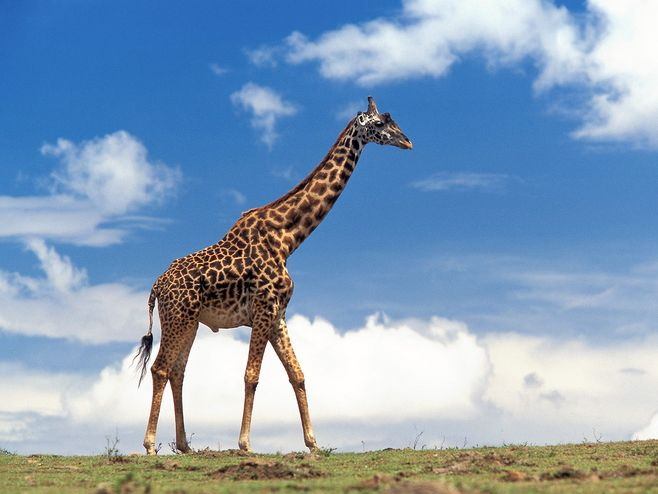
#> input picture code-projects/opencvProject/deer.jpeg, 658 x 494 px, found by its file name
$ python '基于GrabCut算法的交互式前景提取.py'
#> lines starting #> are read from the running program, lines starting #| are printed output that depends on the picture
import numpy as np
import cv2 as cv
from matplotlib import pyplot as plt


img = cv.imread("/home/devil/code-projects/opencvProject/deer.jpeg")
#> img is the input picture: shape (494, 658, 3); mean B, G, R 184.3, 158.8, 133.9
mask = np.zeros(img.shape[:2], np.uint8)
bgdModel = np.zeros((1, 65), np.float64)
fgdModel = np.zeros((1, 65), np.float64)
rect = (140,98,280,350)
cv.grabCut(img,mask,rect,bgdModel,fgdModel,5,cv.GC_INIT_WITH_RECT)
'''
第一个参数**- img -即源图像,第二个参数- mask -是掩码图像,在其中我们会指定哪些区域为背景,第三个参数- rect -是它的矩形坐标,格式为(x, y, w, h),其中包括前景对象,
第四第五个参数 - bdgModel, fgdModel - 是算法内部使用的数组,我们只需要创建两个大小为(1,65)的np.float64类型零数组,
第六个参数- iterCount -是算法应运行的迭代次数,第七个参数- model -**应该是cv.GC_INIT_WITH_RECT或cv.GC_INIT_WITH_MASK或两者结合,决定我们要绘制矩形还是最终的修饰笔触
'''
mask2 = np.where((mask==2)|(mask==0),0,1).astype('uint8')
img = img*mask2[:,:,np.newaxis]
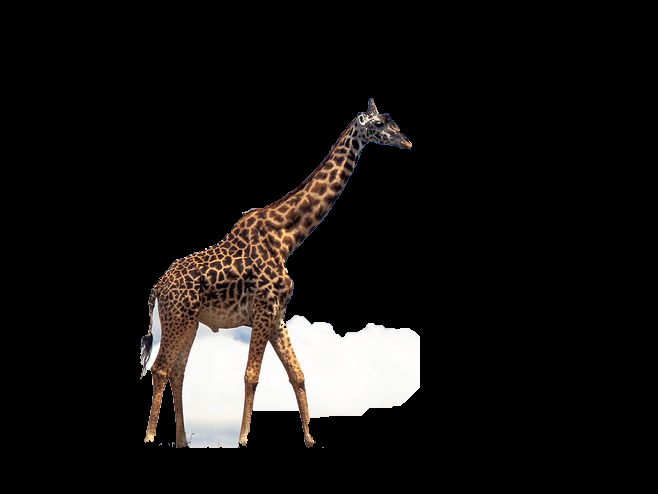
#> img: shape (494, 658, 3); mean B, G, R 19.6, 20.9, 23.2
plt.imshow(img),plt.colorbar(),plt.show()
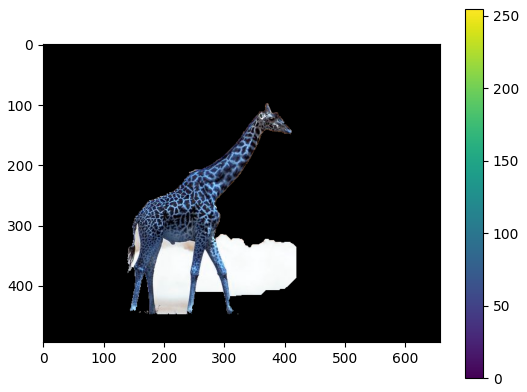
#> figure drawn by matplotlib, 2 panels; B, G, R data is drawn as R, G, B

'''
有些背景还是存在， 清除需要自己标记， 例如用白线标记需要的，黑线标记不需要的，然后在 OpenCV 中加载该掩模图像，编辑我们在新添加的掩模图像中使用相应值的原始掩模图像
# newmask是我手动标记过的mask图像
newmask = cv.imread('newmask.png',0)  #然而本人是懒狗，没标记
# 标记为白色(确保前景)的地方,更改mask = 1
# 标记为黑色(确保背景)的地方,更改mask = 0
mask[newmask == 0] = 0
mask[newmask == 255] = 1
mask, bgdModel, fgdModel = cv.grabCut(img,mask,None,bgdModel,fgdModel,5,cv.GC_INIT_WITH_MASK)
mask = np.where((mask==2)|(mask==0),0,1).astype('uint8')
img = img*mask[:,:,np.newaxis]
plt.imshow(img),plt.colorbar(),plt.show(
'''

$ run again, with code-projects/opencvProject/bricks.jpeg copied over code-projects/opencvProject/deer.jpeg
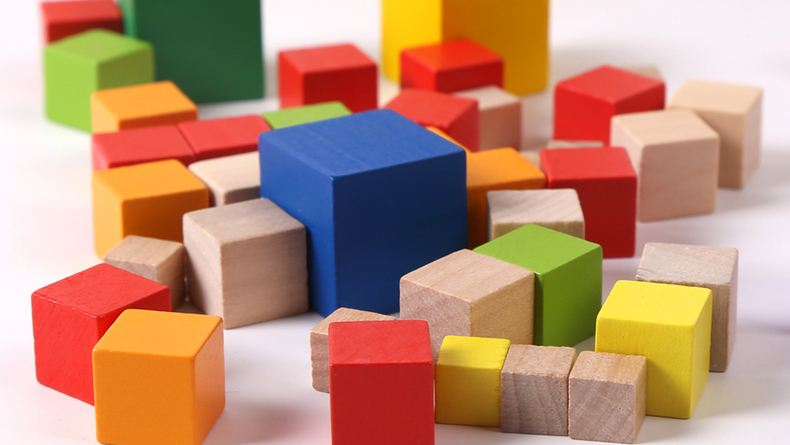
#> input picture code-projects/opencvProject/bricks.jpeg, 790 x 445 px, found by its file name
#> img is the input picture: shape (445, 790, 3); mean B, G, R 117, 141.5, 187.6
#> `img = img*mask2[:,:,np.newaxis]`:
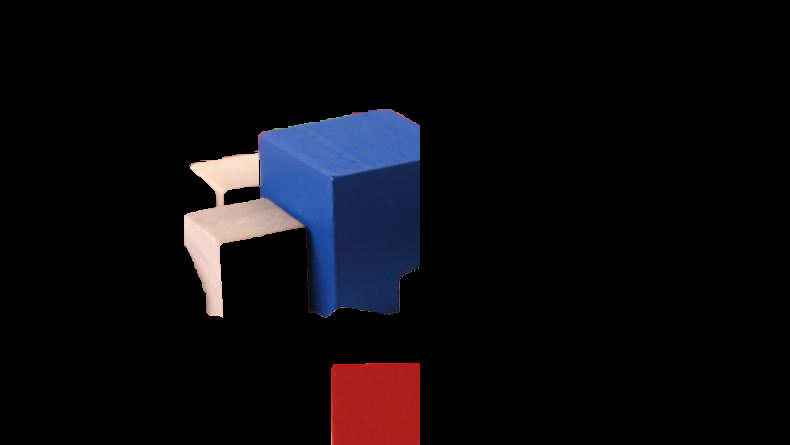
#> img: shape (445, 790, 3); mean B, G, R 13.7, 9.8, 11.4
#> `plt.imshow(img),plt.colorbar(),plt.show()`:
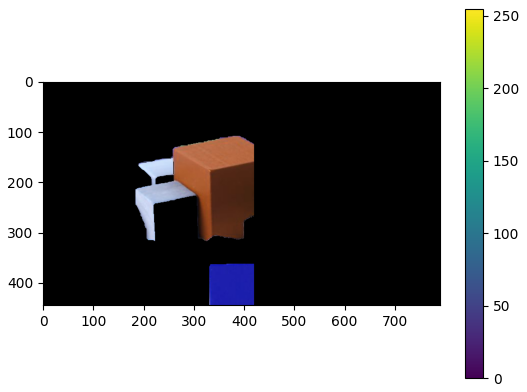
#> figure drawn by matplotlib, 2 panels; B, G, R data is drawn as R, G, B
